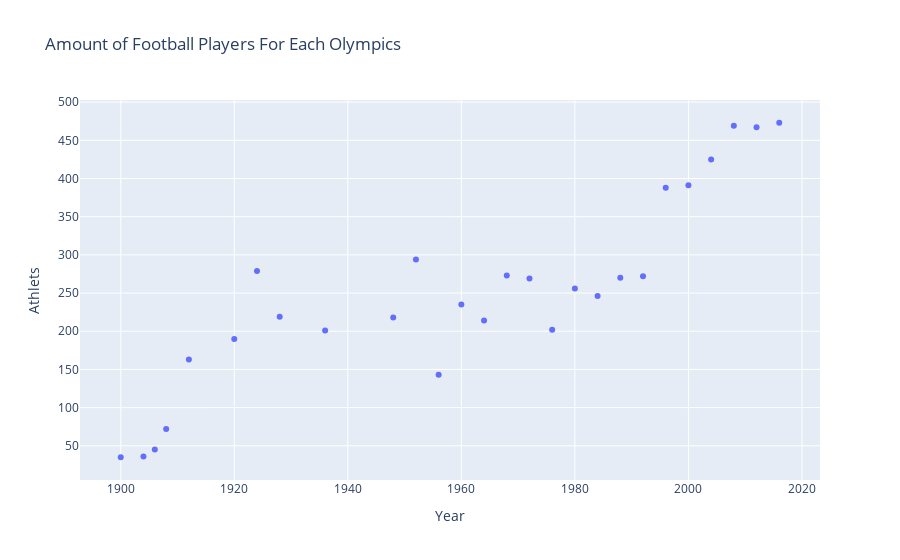

Notebook cell for this chart:
### Markdown cell above
# Graf 3 - Amount of Football Players For Each Olympics

### Code cell
football_df = athlete_events[(athlete_events['Sport'] == "Football")]

tmp = football_df.groupby(['Year', 'City'])['Season'].value_counts()
football_df = pd.DataFrame(data={'Athlets': tmp.values}, index=tmp.index).reset_index()

fig = px.scatter(football_df,
        x='Year',
        y='Athlets',
        title='Amount of Football Players For Each Olympics',
        
)

fig.show()

### Figure 1 — Plotly figure (JSON) as saved in the notebook; plotly's stock layout.template omitted (floating-point values rounded to 4 significant figures)
{"data": [{"hovertemplate": "Year=%{x}<br>Athlets=%{y}<extra></extra>", "legendgroup": "", "marker": {"color": "#636efa", "symbol": "circle"}, "mode": "markers", "name": "", "orientation": "v", "showlegend": false, "type": "scatter", "x": [1900, 1904, 1906, 1908, 1912, 1920, 1924, 1928, 1936, 1948, 1952, 1956, 1960, 1964, 1968, 1972, 1976, 1980, 1984, 1988, 1992, 1996, 2000, 2004, 2008, 2012, 2016], "xaxis": "x", "y": [35, 36, 45, 72, 163, 190, 279, 219, 201, 218, 294, 143, 235, 214, 273, 269, 202, 256, 246, 270, 272, 388, 391, 425, 469, 467, 473], "yaxis": "y"}], "layout": {"legend": {"tracegroupgap": 0}, "title": {"text": "Amount of Football Players For Each Olympics"}, "xaxis": {"anchor": "y", "domain": [0, 1], "title": {"text": "Year"}}, "yaxis": {"anchor": "x", "domain": [0, 1], "title": {"text": "Athlets"}}}}
